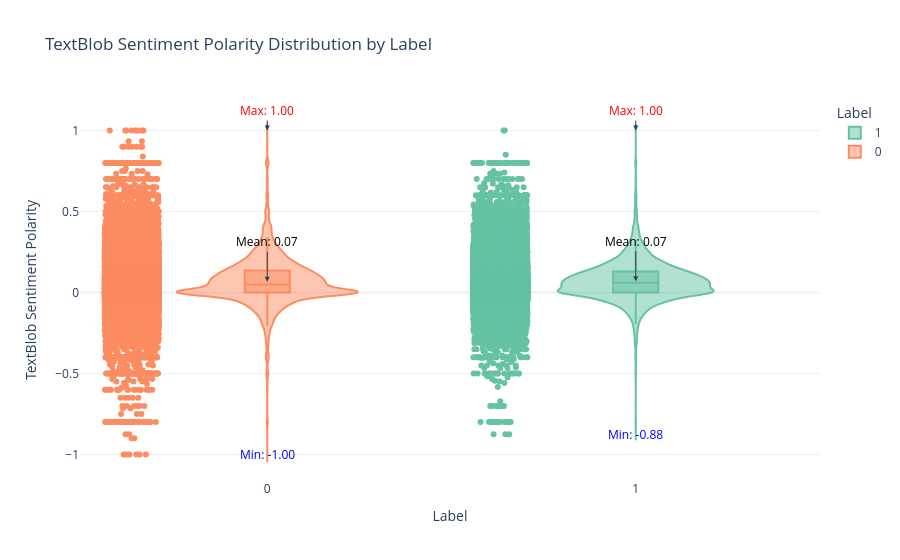

This figure's notebook cell:
### Markdown cell above
**Cảm xúc của Fake News có xu hướng tiêu cực hơn**
  
- Giá trị trung bình là âm (-0.06) cho thấy nhiều bài viết giả có xu hướng mang tính tiêu cực hơn, có thể mang tính công kích, giật gân, hoặc gây hoang mang.

**Real News gần trung tính hoặc hơi tích cực**

- Với điểm trung bình là +0.02, nội dung của tin thật nhìn chung có thiên hướng trung lập hoặc mô tả khách quan, điều này phù hợp với văn phong báo chí chuyên nghiệp.

**Cả hai loại đều có phân bố rộng**

- Dải sentiment kéo dài từ -1 đến 1 cho cả hai loại, nghĩa là có sự đa dạng cảm xúc trong cả tin thật lẫn tin giả.

- Tuy nhiên, biểu đồ violin cho Fake News phình to ở các cực trị, thể hiện nhiều bài viết có cảm xúc rất mạnh (rất tích cực hoặc rất tiêu cực), trong khi Real News có xu hướng tập trung gần vùng trung tâm hơn.

-> Sentiment score có thể là một feature hữu ích, giúp mô hình nhận biết xu hướng cảm xúc bất thường trong Fake News. Tuy nhiên, nó không đủ mạnh để phân biệt hoàn toàn, nên nên dùng kết hợp với các đặc trưng khác như từ vựng, độ dài, hoặc cấu trúc ngữ pháp.

### Code cell
# Calculate mean, max, and min sentiment scores for each label
mean_sentiment = df1.groupby('label')['textblob_sentiment'].mean().reset_index()
max_sentiment = df1.groupby('label')['textblob_sentiment'].max().reset_index()
min_sentiment = df1.groupby('label')['textblob_sentiment'].min().reset_index()

summary_sentiment = pd.merge(mean_sentiment, max_sentiment, on='label', suffixes=('_mean', '_max'))
summary_sentiment = pd.merge(summary_sentiment, min_sentiment, on='label')
summary_sentiment.rename(columns={'textblob_sentiment': 'textblob_sentiment_min'}, inplace=True)

for index, row in summary_sentiment.iterrows():
    print(f"Label: {row['label']}, Mean Sentiment: {row['textblob_sentiment_mean']:.2f}, Max Sentiment: {row['textblob_sentiment_max']:.2f}, Min Sentiment: {row['textblob_sentiment_min']:.2f}")

# Create the violin plot
fig = px.violin(df1, x='label', y='textblob_sentiment', box=True, points='all',
                 title='TextBlob Sentiment Polarity Distribution by Label',
                 color='label',  
                 color_discrete_sequence=px.colors.qualitative.Set2)

for index, row in summary_sentiment.iterrows():
    # Annotate mean score
    fig.add_annotation(
        x=row['label'],
        y=row['textblob_sentiment_mean'],
        text=f'Mean: {row["textblob_sentiment_mean"]:.2f}',  
        showarrow=True,
        arrowhead=2,
        ax=0,
        ay=-40,  
        font=dict(color='black', size=12)
    )

    fig.add_annotation(
        x=row['label'],
        y=row['textblob_sentiment_max'],
        text=f'Max: {row["textblob_sentiment_max"]:.2f}',  
        showarrow=True,
        arrowhead=2,
        ax=0,
        ay=-20,
        font=dict(color='red', size=12) 
    )
    # Annotate min score
    fig.add_annotation(
        x=row['label'],
        y=row['textblob_sentiment_min'],
        text=f'Min: {row["textblob_sentiment_min"]:.2f}',  
        showarrow=True,
        arrowhead=2,
        ax=0,
        ay=0, 
        font=dict(color='blue', size=12) 
    )

fig.update_layout(
    legend_title_text='Label',
    yaxis_title='TextBlob Sentiment Polarity',
    xaxis_title='Label',
    template='plotly_white'  
)

fig.show()

### Figure 1 — Plotly figure (JSON) as saved in the notebook; plotly's stock layout.template omitted (floating-point values rounded to 4 significant figures; data arrays with more than 128 entries replaced by an {"elided": "..."} marker saying what was removed)
{"data": [{"alignmentgroup": "True", "box": {"visible": true}, "hovertemplate": "label=%{x}<br>textblob_sentiment=%{y}<extra></extra>", "legendgroup": "1", "marker": {"color": "rgb(102,194,165)"}, "name": "1", "offsetgroup": "1", "orientation": "v", "points": "all", "scalegroup": "True", "showlegend": true, "type": "violin", "x": {"elided": "34526 int values"}, "x0": " ", "xaxis": "x", "y": {"elided": "34526 float values"}, "y0": " ", "yaxis": "y"}, {"alignmentgroup": "True", "box": {"visible": true}, "hovertemplate": "label=%{x}<br>textblob_sentiment=%{y}<extra></extra>", "legendgroup": "0", "marker": {"color": "rgb(252,141,98)"}, "name": "0", "offsetgroup": "0", "orientation": "v", "points": "all", "scalegroup": "True", "showlegend": true, "type": "violin", "x": {"elided": "34078 int values"}, "x0": " ", "xaxis": "x", "y": {"elided": "34078 float values"}, "y0": " ", "yaxis": "y"}], "layout": {"annotations": [{"arrowhead": 2, "ax": 0, "ay": -40, "font": {"color": "black", "size": 12}, "showarrow": true, "text": "Mean: 0.07", "x": 0, "y": 0.06627}, {"arrowhead": 2, "ax": 0, "ay": -20, "font": {"color": "red", "size": 12}, "showarrow": true, "text": "Max: 1.00", "x": 0, "y": 1}, {"arrowhead": 2, "ax": 0, "ay": 0, "font": {"color": "blue", "size": 12}, "showarrow": true, "text": "Min: -1.00", "x": 0, "y": -1}, {"arrowhead": 2, "ax": 0, "ay": -40, "font": {"color": "black", "size": 12}, "showarrow": true, "text": "Mean: 0.07", "x": 1, "y": 0.06973}, {"arrowhead": 2, "ax": 0, "ay": -20, "font": {"color": "red", "size": 12}, "showarrow": true, "text": "Max: 1.00", "x": 1, "y": 1}, {"arrowhead": 2, "ax": 0, "ay": 0, "font": {"color": "blue", "size": 12}, "showarrow": true, "text": "Min: -0.88", "x": 1, "y": -0.875}], "legend": {"title": {"text": "Label"}, "tracegroupgap": 0}, "title": {"text": "TextBlob Sentiment Polarity Distribution by Label"}, "violinmode": "overlay", "xaxis": {"anchor": "y", "categoryarray": [1, 0], "categoryorder": "array", "domain": [0, 1], "title": {"text": "Label"}}, "yaxis": {"anchor": "x", "domain": [0, 1], "title": {"text": "TextBlob Sentiment Polarity"}}}}
